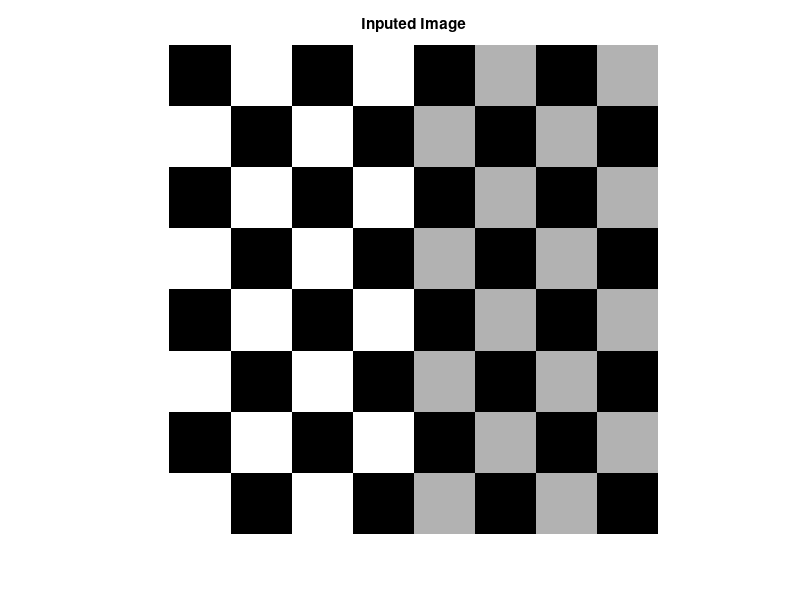

This figure's MATLAB source: (Note: this script raises an error after producing the figure.)



A = checkerboard(50); 
figure(1); 
imshow(A);
title('Inputed Image');

wavelength=20; 
orientation=[0 45 60 275]; 
g = gabor(wavelength,orientation); 
outMag = imgaborfilt(A,g);

outSize = size(outMag); 
outMag = reshape(outMag,[outSize(1:2),1,outSize(3)]); 
figure, montage(outMag, 'DisplayRange',[]); 
title('Montage of gabor magnitude output images.'); 
